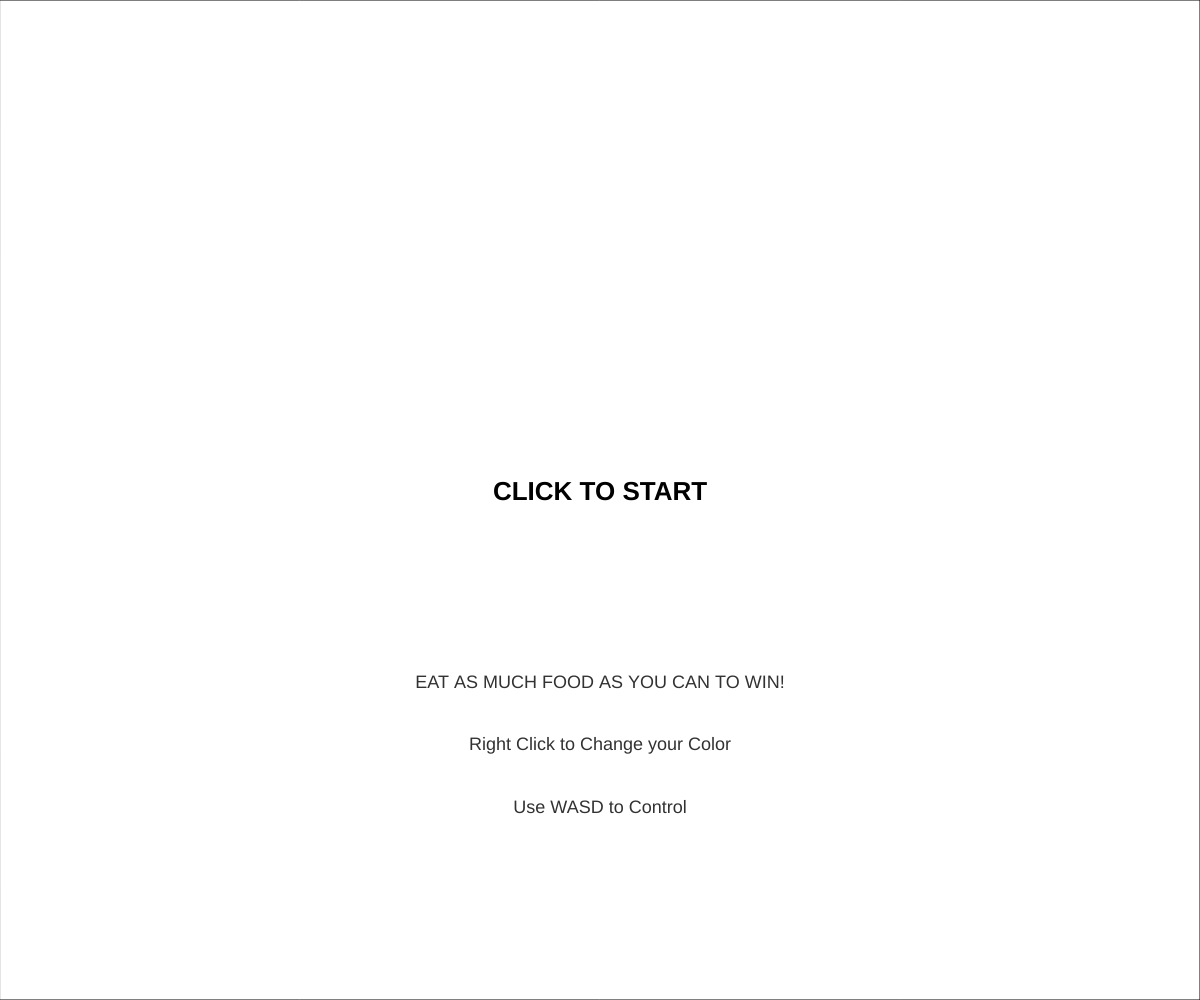
Frame 1 (no input)
Frame 60 (no input): identical to frame 1, image omitted
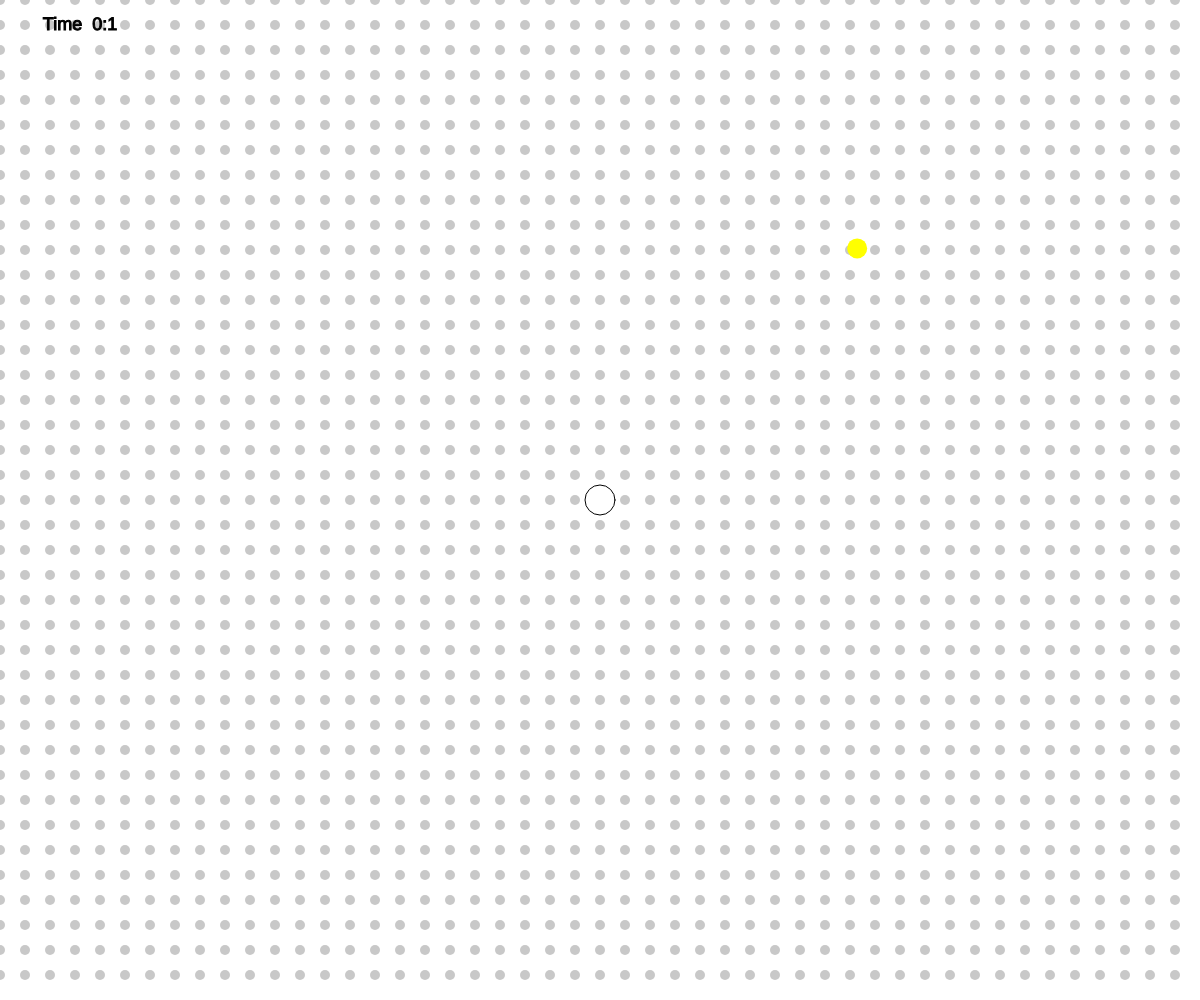
Frame 120 (the mouse pressed at the canvas centre since frame 60)

The p5.js sketch that drew these frames (run headless with seeded random() and noise() and a simulated clock; from frame 60 on, the mouse is pressed at the canvas centre):

// p5.js sketch
// ── sketch.js
// Fatma Younis 
// Computer Science 30
// Mr. Schellenberg
// 2021-01-18
// Interactive scene

// Extra for experts:
// Collisions wihtout using the collison library
// User can resize window and game will resize
// Time
// Text

// array for start screen
let start = {x: 0, y: 0, isAlive: true,};

// variables for the game
let x;
let y;
let foods;
let player = {radius: 15, speed: 5, color: "white"}
let byeFood = false;
let grow = false;
let win = true;

// used to switch colors
let color = ["white", "black", "blue", "pink", "yellow", "red", ];
let colorSlide = 0;

// used to tell the time since the game started
let seconds = 0;
let minutes= 0;
let lastSecond = 0;
let lastAddedFood = 0;
let timeLastAddeddFood = 0;
let millisSinceGameStarted;

function setup() {
  createCanvas(windowWidth, windowHeight);
  x = width / 2;
  y = height / 2;
  
  foods = [{x: random(0, width), y: random(0, width), radius: 10,},];

}

// when the window is resized the canvas is also resized
function windowResized() {
  resizeCanvas(windowWidth, windowHeight);
}

function draw() {
  // start screen
  displayStart();
  
  // if mouse is pressed win becomes false and the game is started
  if (win === false) {
    gridBackGround();
    checkByeFood();
    createBall();
    move();
    stopBall();
    time();
    won();
  }
}

// Start screen
function displayStart() { 
  if (start.isAlive) {
    fill("white");
    rect(0, 0, width, height);

    fill("black");
    textSize(26);
    textAlign(CENTER);
    textStyle(BOLD);
    text("CLICK TO START", width / 2, height / 2);
    
    textSize(18);
    fill(50);
    textStyle(NORMAL);
    text("EAT AS MUCH FOOD AS YOU CAN TO WIN!", width/2, height*11/16);
    text("Right Click to Change your Color", width/2, height*3/4);
    text("Use WASD to Control", width/2, height*13/16);
    
    //time value
    millisSinceGameStarted = millis();
  }
}
 
// Creates the background
function gridBackGround(){
  background(255);
  for (let x = 0; x < width; x += 25) {
    for (let y = 0; y < height; y += 25) {
      noStroke();
      fill(200);
      circle(x, y, 10);
    }
  }
}

// Creates and displays the time
function time(){
  if (millis() - millisSinceGameStarted - lastSecond >= 1){
    seconds +=1;
    lastSecond += 1000;
    if (seconds >= 60){
      seconds = 0;
      minutes +=1;
    }
  }
    fill("black");
    text("Time  "+ minutes + ":"+ seconds, 80, 30); 
}

// Checks if the food is eaten
function checkByeFood() {
  if (byeFood === false) {
      createFood();
    }
    byeFood = eatFood(byeFood);
}

// creates the game ball
function createStartBall(){
  stroke("black");
  fill(player.color);
  circle(width/2, height*3/4 , player.radius * 2);
}

// starts the game and controls color of the ball
function mousePressed() {
  if (start.isAlive === true) {
    start.isAlive = false;
    win = false;
  }
  //controlling the ball color
  player.color = (color[0+colorSlide]);
  if (colorSlide < 5){
    colorSlide+=1;
  }
  else{
    colorSlide=0;
  }
}

// creates the player balll
function createBall() {
  stroke("black");
  fill(player.color);
  circle(x, y, player.radius * 2);
}

// moves the ball
function move() {
  if (keyIsDown(65)) { //a
    x -= player.speed;
  }

  if (keyIsDown(68)) { ///s
    x += player.speed;
  }

  if (keyIsDown(87)) { //w
    y -= player.speed;
  }
  if (keyIsDown(83)) { //d
    y += player.speed;
  }
}

// stops the ball from flying off the window
function stopBall() {
  if (x - player.radius < 0) {
    x = player.radius;
  }
  if (x + player.radius > width) {
    x = width - player.radius;
  }
  if (y - player.radius < 0) {
    y = player.radius;
  }
  if (y + player.radius > height) {
    y = height - player.radius;
  }
}

// makes the ball grow bigger
function ballWidth() {
  player.radius += 3;
  if (player.speed > 1 && player.speed > 1) {
    player.speed -= 0.05;
  }
}

// creates the food for the player to eat
function createFood() { 
  for (let food of foods){
    noStroke();
    fill("yellow");
    circle(food.x, food.y, food.radius * 2);
  }
  if (millis()-lastAddedFood > 4000+timeLastAddeddFood ){
    foods.push({x: random(0, width), y: random(0, width), radius: 10,});
    lastAddedFood = millis();
    timeLastAddeddFood +=2000;
    
  }
}

// determines when the player has touched the food, calls the food to grow, and chooses a new location for the food
function eatFood(byeFood) {
  for (let food of foods){
    if (x <= food.x + player.radius && x >= food.x - player.radius && y <= food.y + player.radius && y >= food.y - player.radius) {
      ballWidth();
      if (x > food.x + player.radius && x < food.x - player.radius && y > food.y + player.radius && y < food.y - player.radius) { //determines if player has moved or not
        food.x = random(0, width);
        food.y = random(0, height);
        return true;
      }
      food.x = random(0, width);
      food.y = random(0, height);
    }
  }
  return false;
}

// if the player has grown more than width/6 the player wins the game
function won() {
  if (player.radius > width / 6) {
  win = true;
  background(255);
  fill("black");
  textSize(26);
  textAlign(CENTER);
  textStyle(BOLD);
  text("YOU WON", width / 2, height / 2);
  }
}
